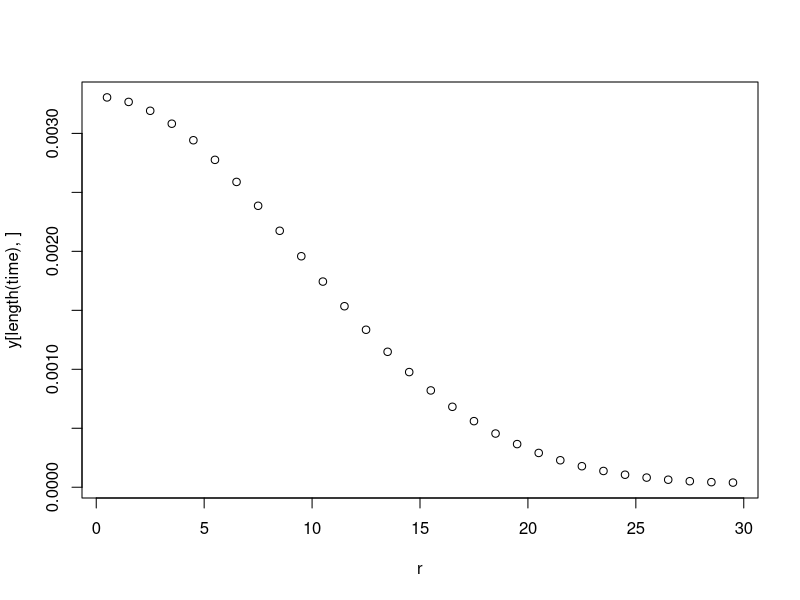

Generate this figure with R:
#Shelby Kucharski
#University of Florida | Agronomy
#August 2022 (last revised 09/06/2022)

#Transport of root produced glucose/carbon through soil - Final project using ODE

#Load in libraries ----
library(tidyverse); library(RColorBrewer); library(deSolve)

#Function ----
RImodel <- function(time, conc, D, distance, nr0, dr){
  nr = nr0 #renaming this argument, throws error of 'nr' is used as argument name in ode.1D
  r <- seq(dr/2,distance - dr/2,dr) #all the midpoints/observations
  
  d1 <- conc[1:(nr-2)] - 2*conc[2:(nr-1)] + conc[3:nr]
  d2 <- conc[3:nr] -conc[1:(nr-2)]
  dconc <- (d1/dr^2 + d2/2/dr/r[2:(nr-1)])*D 
  
  #boundary conditions
  b1 = D/(dr^2) * (-conc[1] + conc[2]) + D/(2*r[1]*dr) *  (conc[2]-conc[1])
  b2 = D/(dr^2) * (-conc[nr]+ conc[nr-1]) + D/(2*r[nr]*dr) * (conc[nr]-conc[nr-1])
  
  #complete the derivative vector
  dconc <- c(b1,dconc,b2)
  
  
#  for (i in 2:(nr-1)){
#    conc[i] <- D/(dr^2) * (-2*conc[i] + conc[i-1] + conc[i+2]) + D/(2*r[i]*dr) * (conc[i+2] - conc[i-1])
#  }
#  conc[1] <- D/(dr^2) * (-conc[1] + conc[2]) + D/(2*r[1]*dr) *  (conc[2]-conc[1]) #no flux in 
#  conc[nr] <- D/(dr^2) * (-conc[nr]+ conc[nr-1]) + D/(2*r[nr]*dr) * (conc[nr]-conc[nr-1]) #flux out=0 at boundary
  #conc[,i+1] <- conc[,i] + dconc*dt 
  return(list(c(dconc)))
}

#Dimensions ----
#Time
dt <- 3600/4 #time step (seconds)
days <- 10 #number of days to run the simulation
duration <- days*86400 #days to seconds
nt <- duration/dt +1 #number of observations
time <- seq(0,duration,dt) #seconds

#Space (1-D) 
r0 <- 0 #where root meets soil (mm)
distance <- 30 #distance away from center (mm) 
nr <- distance #number of observations
dr <- distance/nr #distance between each observation (mm)

#Parameters ----
D <- 0.5 * 10^-4 #diffusion of glucose mm2/s 
  #sourced from Chenu and Roberson (1996) given VWC ~ 30

#Initial Condition ----
area_volume <-  pi * distance^2 #mm^3
  #Since we are working in 1-D, area = volume of a sub-cylinder 
  #sourced from Leady et al. 1997
bulk_density <- 1.01 #g/cm^3 = mg/mm^3
 #Gainesville average according to Hagan et al (2021)
soil_mass <- bulk_density * area_volume #mg
SOC <- soil_mass * 0.02 #Assumes SOC is 2% (mg)
C_add <- SOC * 0.01 #Add 1% of SOC in terms of glucose carbon (mg)
plant_production <- C_add #Carbon released via glucose addition (mg)
  #glucose plant production would be glu_needed <- C_add * 180.156 / 72.06 * 1000 (mg)
conc <- numeric(nr)
conc[1] <- plant_production/dr #concentration (mg/mm^3)

#ODE ----
model <- RImodel(time, conc, D, distance, nr, dr)
result <- ode.1D(y=conc, times=time, func=RImodel, parms=D, dimens=30, method="lsoda",distance=distance, nr0=nr,dr=dr)

r <- seq(dr/2,distance - dr/2,dr)
time=result[,1]
y = result[,2:(length(r)+1)]


plot(r,y[length(time),])
